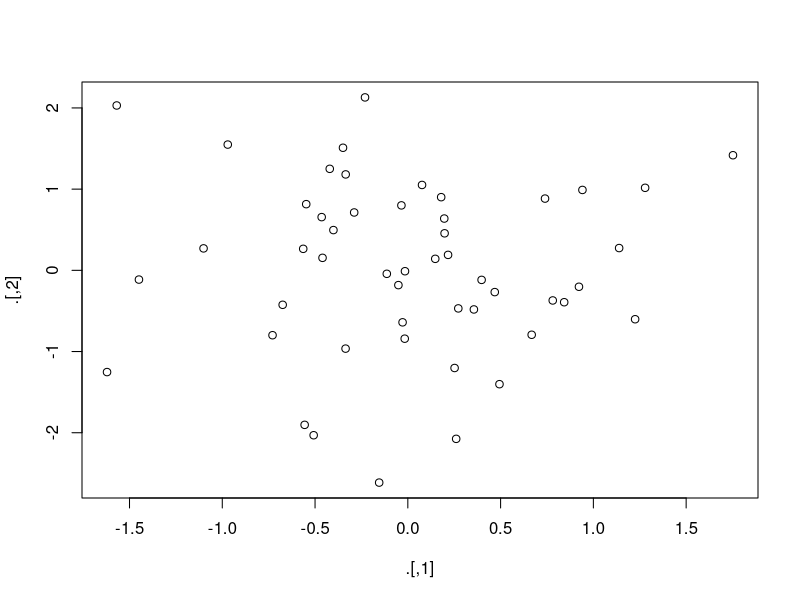
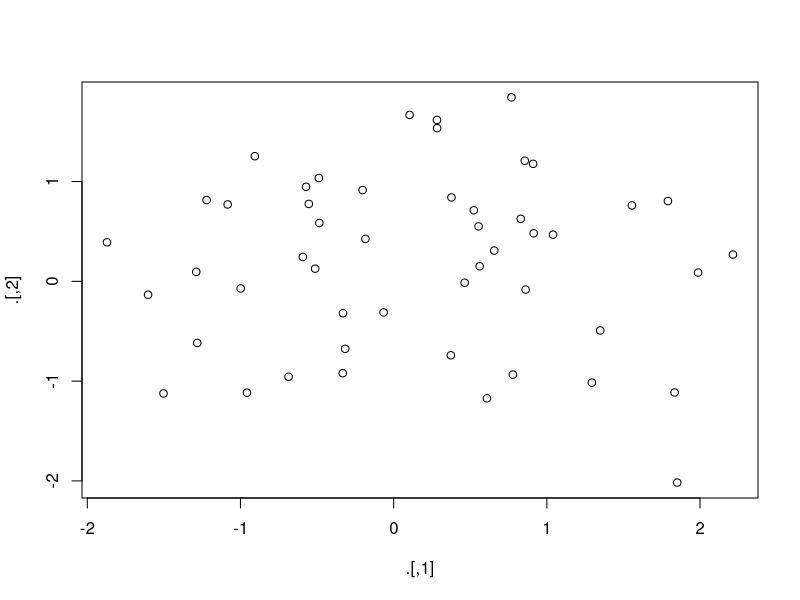

R code for these plots, in order: (Note: this script raises an error after producing the figures.)
## ---- chunk 1
library(magrittr)
library(dplyr)
## ---- chunk 2
rnorm(100) %>%
  matrix(ncol = 2) %>%
  plot() %>%
  str()
## ---- chunk 3
rnorm(100) %>%
  matrix(ncol = 2) %T>%
  plot() %>%
  str()
## ---- chunk 4
cor(mtcars$disp, mtcars$mpg)
## ---- chunk 5
mtcars %$%
  cor(disp, mpg)
## ---- chunk 6
ventas %<>%
  mutate(ingreso_total = precio * cantidad) %>%
  arrange(desc(ingreso_total))

ventas
## ---- chunk 7
mtcars%$%
  cor(wt, mpg)
## ---- chunk 8
iris%$%
  mean(Petal.Length)
## ---- chunk 9
rnorm(80) %>%
  matrix(ncol = 2) %T>%
  plot() %>%
  str()
## ---- chunk 10
mtcars %<>%
  select(mpg, hp, wt, cyl) %>%
  filter(hp > 120) %T>%
  { print(head(.)) } %>% 
  mutate(rendimiento = mpg / hp) %>%
  arrange(desc(rendimiento))
mtcars
## ---- chunk 11
estudiantes %>%
  mutate(promedio = (matematicas + programacion) /2) %T>%
  print(estudiantes) %>%
  filter(promedio > 7) %>%
  arrange(desc(promedio))
## ---- chunk 12
ventas_categoria %<>%
  mutate(ingreso_total = precio *cantidad) %T>%
  {  print(head(.))} %>%
  group_by(categoria) %>%
  summarise(
    ingreso_categoria = sum(ingreso_total),
    total_productons = n()
  ) %>%
  arrange(desc(ingreso_categoria))

ventas_categoria
